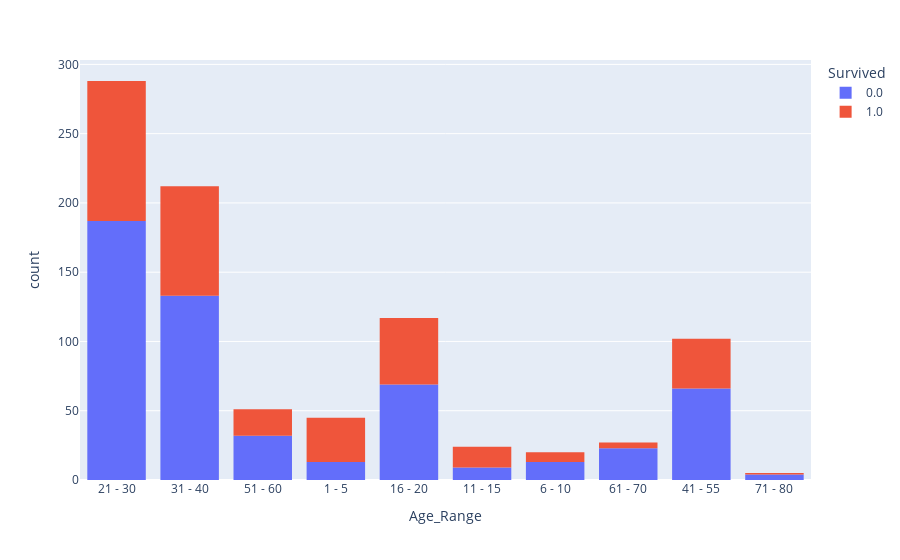

Here is the notebook cell this chart was saved with:
### Code cell
grafico = px.histogram(df, x = df.Age_Range, color='Survived')
grafico.show()

### Figure 1 — Plotly figure (JSON) as saved in the notebook; plotly's stock layout.template omitted (floating-point values rounded to 4 significant figures; data arrays with more than 128 entries replaced by an {"elided": "..."} marker saying what was removed)
{"data": [{"alignmentgroup": "True", "bingroup": "x", "hovertemplate": "Survived=0.0<br>Age_Range=%{x}<br>count=%{y}<extra></extra>", "legendgroup": "0.0", "marker": {"color": "#636efa", "pattern": {"shape": ""}}, "name": "0.0", "offsetgroup": "0.0", "orientation": "v", "showlegend": true, "type": "histogram", "x": {"elided": "549 str values"}, "xaxis": "x", "yaxis": "y"}, {"alignmentgroup": "True", "bingroup": "x", "hovertemplate": "Survived=1.0<br>Age_Range=%{x}<br>count=%{y}<extra></extra>", "legendgroup": "1.0", "marker": {"color": "#EF553B", "pattern": {"shape": ""}}, "name": "1.0", "offsetgroup": "1.0", "orientation": "v", "showlegend": true, "type": "histogram", "x": {"elided": "342 str values"}, "xaxis": "x", "yaxis": "y"}], "layout": {"barmode": "relative", "legend": {"title": {"text": "Survived"}, "tracegroupgap": 0}, "margin": {"t": 60}, "xaxis": {"anchor": "y", "domain": [0, 1], "title": {"text": "Age_Range"}}, "yaxis": {"anchor": "x", "domain": [0, 1], "title": {"text": "count"}}}}
